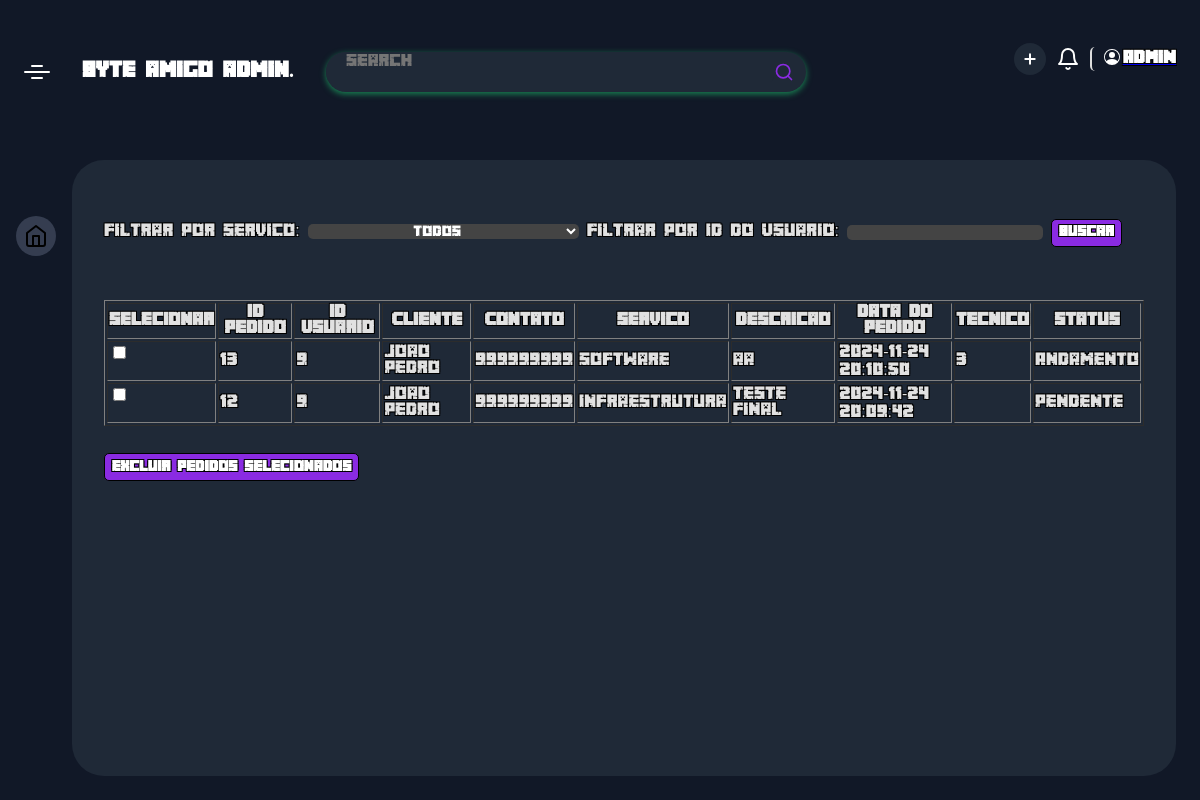
Page /dashboard.php (signed in) on the committed database.
### tables this page shows
CREATE TABLE `pedidos` (
  `id` int(11) NOT NULL,
  `ID_usuario` int(11) DEFAULT NULL,
  `servico` varchar(50) NOT NULL,
  `descricao` text DEFAULT NULL,
  `data_pedido` timestamp NOT NULL DEFAULT current_timestamp(),
  `ID_tecnico` int(11) DEFAULT NULL,
  `Status` varchar(30) NOT NULL
);

CREATE TABLE `usuario` (
  `ID_usuario` int(255) NOT NULL,
  `Nome` varchar(255) DEFAULT NULL,
  `Email` varchar(255) NOT NULL,
  `telefone` int(11) DEFAULT NULL,
  `Administrator` bit(1) DEFAULT NULL,
  `senha` varchar(255) NOT NULL
);

### dashboard.php (the view, shortened to what this page needs)
<?php
include 'conectar.php';
$idUsuarioFiltro = $_GET['ID_usuario'] ?? '';
$query = "
    SELECT
        pedidos.id,
        usuario.Nome,
        usuario.telefone,
        pedidos.status,
        pedidos.servico,
        pedidos.ID_usuario,
        pedidos.data_pedido,
        pedidos.descricao,
        pedidos.ID_tecnico
    FROM
        pedidos
    INNER JOIN
        usuario ON pedidos.ID_usuario = usuario.ID_usuario
    WHERE 1=1
";
$params = [];
$query .= " ORDER BY pedidos.data_pedido DESC";
$stmt = $pdo->prepare($query);
$stmt->execute($params);
$pedidos = $stmt->fetchAll();
?>
<!DOCTYPE html>
<html lang="en">
<head>
    <link rel="stylesheet" href="./css/dashboard.css">
    <link rel="stylesheet" href="./css/button.css">
</head>
<body>
    <div class="app-container">
        <div class="app-header">
        <div class="app-header-left">
        <span class="app-icon"></span>
        <p class="app-name">byte amigo admin.</p>
        <div class="search-wrapper">
        <input class="search-input" type="text" placeholder="Search">
        <svg xmlns="http://www.w3.org/2000/svg" width="20" height="20" fill="none" stroke="currentColor" stroke-linecap="round" stroke-linejoin="round" stroke-width="2" class="feather feather-search" viewBox="0 0 24 24">
        <defs></defs>
        <circle cx="11" cy="11" r="8"></circle>
        <path d="M21 21l-4.35-4.35"></path>
        </svg>
        </div>
        </div>
        <div class="app-header-right">
        <button class="add-btn" title="Add New Project">
        <svg class="btn-icon" xmlns="http://www.w3.org/2000/svg" width="16" height="16" viewBox="0 0 24 24" fill="none" stroke="currentColor" stroke-width="3" stroke-linecap="round" stroke-linejoin="round" class="feather feather-plus">
        <line x1="12" y1="5" x2="12" y2="19" />
        <line x1="5" y1="12" x2="19" y2="12" /></svg>
        </button>
        <button class="notification-btn">
        <svg xmlns="http://www.w3.org/2000/svg" width="24" height="24" viewBox="0 0 24 24" fill="none" stroke="currentColor" stroke-width="2" stroke-linecap="round" stroke-linejoin="round" class="feather feather-bell">
        <path d="M18 8A6 6 0 0 0 6 8c0 7-3 9-3 9h18s-3-2-3-9" />
        <path d="M13.73 21a2 2 0 0 1-3.46 0" /></svg>
        </button>
        <a href="editcar.php"><button   class="profile-btn">
        <span>ADMIN</span>
        </button></a>
        </div>
        </div>
        <div class="app-content">
        <div class="app-sidebar">
        <a href="" class="app-sidebar-link active">
        <svg xmlns="http://www.w3.org/2000/svg" width="24" height="24" viewBox="0 0 24 24" fill="none" stroke="currentColor" stroke-width="2" stroke-linecap="round" stroke-linejoin="round" class="feather feather-home">
        <path d="M3 9l9-7 9 7v11a2 2 0 0 1-2 2H5a2 2 0 0 1-2-2z" />
        <polyline points="9 22 9 12 15 12 15 22" /></svg>
        </a>
        </div>
        <div class="projects-section">
        <form method="GET" action="dashboard.php">
        <label for="servico">Filtrar por Servico:</label>
        <select class="" id="servico" name="servico">
            <option value="">Todos</option>
        </select>
        <label for="id_usuario">Filtrar por ID do Usuario:</label>
        <input type="text" id="id_usuario" name="id_usuario" value="<?php echo htmlspecialchars($idUsuarioFiltro); ?>">
        <button type="submit">Buscar</button>
    </form>
        <form action="excluir_pedidos.php" method="POST">
        <table border="1">
            <thead>
                <tr>
                    <th>Selecionar</th>
                    <th>ID Pedido</th>
                    <th>ID Usuario</th>
                    <th>Cliente</th>
                    <th>Contato</th>
                    <th>Servico</th>
                    <th>Descricao</th>
                    <th>Data do pedido</th>
                    <th>Tecnico</th>
                    <th>Status</th>
                </tr>
            </thead>
            <tbody>
                <?php foreach ($pedidos as $pedido): ?>
                <tr>
                    <td><input type="checkbox" name="pedidos_selecionados[]" value="<?php echo $pedido['id']; ?>"></td>
                    <td><?= htmlspecialchars($pedido['id']) ?></td>
                    <td><?= htmlspecialchars($pedido['ID_usuario']) ?></td>
                    <td><?= htmlspecialchars($pedido['Nome']) ?></td>
                    <td><?= htmlspecialchars($pedido['telefone']) ?></td>
                    <td><?= htmlspecialchars($pedido['servico']) ?></td>
                    <td><?= htmlspecialchars($pedido['descricao']) ?></td>
                    <td><?= htmlspecialchars($pedido['data_pedido']) ?></td>
                    <td><?= htmlspecialchars($pedido['ID_tecnico']) ?></td>
                    <td><?= htmlspecialchars($pedido['status']) ?></td>
                </tr>
                <?php endforeach; ?>
            </tbody>
        </table>
        <button type="submit">Excluir Pedidos Selecionados</button>
    </form>
</body>
</html>

### css/dashboard.css (style rules this page uses)
* { box-sizing: border-box; font-family: 'minecraft'; }
:root { --app-container: #2600ff; --app-container: #111827; --main-color: #fff; --secondary-color: rgba(255, 255, 255, .8); --projects-section: #1f2937; --link-color: rgba(255, 255, 255, .8); --link-color-hover: rgba(195, 207, 244, 0.1); --link-color-active-bg: rgba(195, 207, 244, 0.2); --button-bg: #1f2937; --search-area-bg: #1f2937; --message-box-hover: #243244; --message-box-border: rgba(255, 255, 255, .1); --star: #ffd92c; --light-font: rgba(255, 255, 255, .8); --more-list-bg: #ffffff; --more-list-bg-hover: rgba(195, 207, 244, 0.1); --more-list-shadow: rgba(195, 207, 244, 0.1); --message-btn: rgba(195, 207, 244, 0.1); }
html, body { width: 100%; height: 100vh; margin: 0; }
body { font-family: 'minecraft', sans-serif; overflow: hidden; display: flex; justify-content: center; background-color: var(--app-container); }
button, a { cursor: pointer; }
.app-container { width: 100%; display: flex; flex-direction: column; height: 100%; background-color: var(--app-container); transition: 0.2s; max-width: 1800px; }
.app-container button, .app-container input, .app-container optgroup, .app-container select, .app-container textarea { font-family: 'minecraft', sans-serif; }
.app-content { display: flex; height: 100%; overflow: hidden; padding: 16px 24px 24px 0; }
.app-header { display: flex; justify-content: space-between; align-items: center; width: 100%; padding: 16px 24px; position: relative; }
.app-header-left, .app-header-right { display: flex; align-items: center; }
.app-header-left { flex-grow: 1; }
.app-header-right button { margin-left: 10px; }
.app-icon { width: 26px; height: 2px; border-radius: 4px; background-color: var(--main-color); position: relative; }
.app-icon:before, .app-icon:after { content: ''; position: absolute; width: 12px; height: 2px; border-radius: 4px; background-color: var(--main-color); left: 50%; transform: translatex(-50%); }
.app-icon:before { top: -6px; }
.app-icon:after { bottom: -6px; }
.app-name { color: var(--main-color); margin: 0; font-size: 20px; line-height: 24px; font-weight: 700; margin: 0 32px; }
.search-wrapper { border-radius: 20px; background-color: var(--search-area-bg); padding-right: 12px; height: 40px; display: flex; justify-content: space-between; align-items: center; width: 100%; max-width: 480px; color: blueviolet; box-shadow: 0 2px 6px 0 #198754; overflow: hidden; }
.search-input { border: none; flex: 1; outline: none; height: 100%; padding: 0 20px; font-size: 16px; background-color: var(--search-area-bg); color: var(--main-color); }
.search-input:placeholder { color: var(--main-color); opacity: 0.6; }
.add-btn { color: #fff; background-color: var(--button-bg); padding: 0; border: 0; border-radius: 50%; width: 32px; height: 32px; display: flex; align-items: center; justify-content: center; }
.notification-btn { color: var(--main-color); padding: 0; border: 0; background-color: transparent; height: 32px; display: flex; justify-content: center; align-items: center; }
.profile-btn { padding: 0; border: 0; background-color: transparent; display: flex; align-items: center; padding-left: 12px; border-left: 2px solid #ddd; }
.profile-btn span { color: var(--main-color); font-size: 16px; line-height: 24px; font-weight: 700; }
.app-sidebar { padding: 40px 16px; display: flex; flex-direction: column; align-items: center; }
.app-sidebar-link { color: var(--main-color); color: var(--link-color); margin: 16px 0; transition: 0.2s; border-radius: 50%; flex-shrink: 0; width: 40px; height: 40px; display: flex; justify-content: center; align-items: center; }
.app-sidebar-link.active { background-color: var(--link-color-active-bg); color: var(--link-color-active); }
.projects-section { flex: 2; background-color: var(--projects-section); border-radius: 32px; padding: 32px 32px 0 32px; overflow: hidden; height: 100%; display: flex; flex-direction: column; }

### rows in the picture
pedidos: id "13", ID_usuario "9", ID_usuario.Nome "Joao Pedro", ID_usuario.telefone "999999999", servico "software", descricao "aa", data_pedido "2024-11-24 20:10:50", ID_tecnico "3", Status "Andamento"
pedidos: id "12", ID_usuario "9", ID_usuario.Nome "Joao Pedro", ID_usuario.telefone "999999999", servico "infraestrutura", descricao "Teste final", data_pedido "2024-11-24 20:09:42", Status "Pendente"
